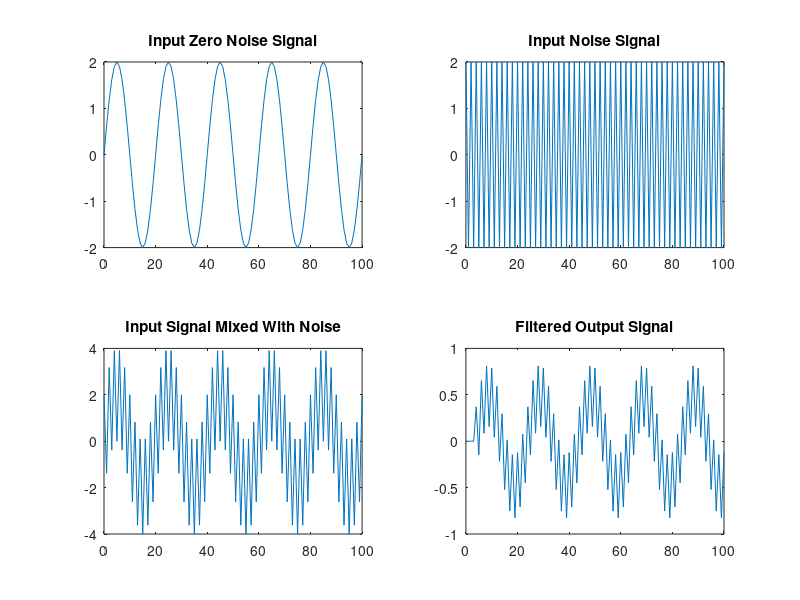

MATLAB code for this plot:
%%%%%%%%%%%%%%%%%%%%%%%%%%%%%%%%%%%%%%%%%%%%%%%%%%%%%%%%%%%%%%%%%%%%%%%%%%
%%%%%%%%%%%%%%%%%%%Developed By : Subhadip Ghosh%%%%%%%%%%%%%%%%%%%%%%%%%%
%%%%%%%%%%%%%%%%%%%%%%%%%%%Follow me on GitHub%%%%%%%%%%%%%%%%%%%%%%%%%%%%
%%%%%%%%%%%%%%%%%%%%%%%%%%%%%%%%%%%%%%%%%%%%%%%%%%%%%%%%%%%%%%%%%%%%%%%%%%
%%%%%%%%%%%%%%%%%%%%%%%%%%%%%%%%%%%%%%%%%%%%%%%%%%%%%%%%%%%%%%%%%%%%%%%%%%%
%%%%Implementation of N-Point Moving Average Filter or Smoothing Filter%%%%
%%%%%%%%%%%%%%%%%%%%%%%%%%%%%%%%%%%%%%%%%%%%%%%%%%%%%%%%%%%%%%%%%%%%%%%%%%%
% Algorithm:
%
%                   Y(n)=(1/N)*{summation(X(n-k))}
%                   Where, k = 0 to N-1
%
%              here, X(n) = noise effected signal
%                    Y(n) = Smoothed or averaged signal
%%%%%%%%%%%%%%%%%%%%%%%%%%%%%%%%%%%%%%%%%%%%%%%%%%%%%%%%%%%%%%%%%%%%%%%%%%%
clc
clear all
close all
%%%%%%%%%%%%%%%%%%%%%%%%%%%%%%%Time Range%%%%%%%%%%%%%%%%%%%%%%%%%%%%%%%%%%
t=0:100;
[m,n]=size(t);%%%%%%%%%%%%%%%%Size of Time Range %%%%%%%%%%%%%%%%%%%%%%%%%%


%%%%%%%%%%%%%%%%%%%%%%%%%Clear Noise Less Input Signal%%%%%%%%%%%%%%%%%%%%%
x=2*sin(2*pi*0.05*t);


%%%%%%%%%%%%%%%%%%%Taking Input N i.e. Order of Filter from User%%%%%%%%%%%
N=input('Enter Order of Filter: ');

%%%%%%%%%%%%%%%%%%%%%NOISE SIGNAL (ARBITRARY)%%%%%%%%%%%%%%%%%%%%%%%%%%%%%%
r=2*cos(2*pi*0.5*t);

%%%%%%%%%%%%%%%%%%%%%%%%%%%MIXING NOISE WITH INPUT SIGNAL%%%%%%%%%%%%%%%%%%
x1=x+r;

%%%%%%%%%%%%%%%%%%%%%%%INITIALIZING FILTER OUTPUT%%%%%%%%%%%%%%%%%%%%%%%%%%
y2 = zeros(m,n);

%%%%%%%%%%%%%%%%%USING THE N-POINT MOVING AVG. ALGORITHM%%%%%%%%%%%%%%%%%%%
for l=N:n
    for k=0:N-1
        y2(l)=(y2(l)+x1(l-k))/N;
    end
end

%%%%%%%%%%%%%%%%%%%%%%%%%%PLOTTING INPUT NOISE LESS SIGNAL%%%%%%%%%%%%%%%%%
subplot(221)
plot(t,x);
title('Input Zero Noise Signal');
%%%%%%%%%%%%%%%%%%%%%%%%%%PLOTTING NOISE SIGNAL SIGNAL%%%%%%%%%%%%%%%%%%%%%
subplot(222)
plot(t,r);
title('Input Noise Signal');
%%%%%%%%%%%$$%%%%%PLOTTING NOISY INPUT AFTER MIXING SIGNAL%%%%%%%%%%%%%%%%%
subplot(223)
plot(t,x1);
title('Input Signal Mixed With Noise');
%%%%%%%%%%%%%%%%%%%%%%%%%%PLOTTING OUTPUT FILTERED SIGNAL%%%%%%%%%%%%%%%%%%
subplot(224);
plot(t,y2);
title('Filtered Output Signal');

